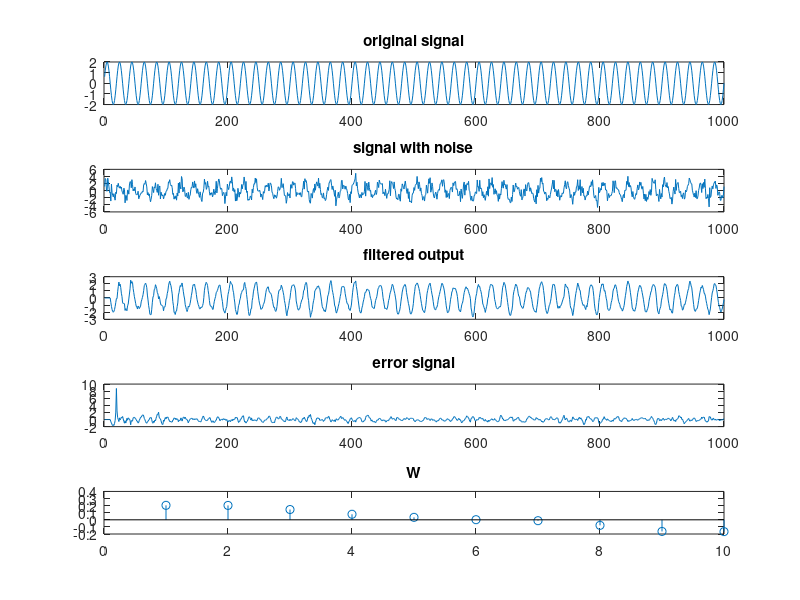

This figure's MATLAB source:
clc;
clear all;
close all;
t=0.001:0.001:1
d=2*sin(2*pi*50*t);%desired signal
v=randn(size(d));%noise signal
u=d+v;%input signal
M=10;
w=zeros(M,1);
de=0.001;
p=(1/de)*eye(M);
la=0.97;
y=zeros(length(u),1);
for i=M:length(u)
    k=((1/la)*p*u(i:-1:i-M+1)')/(1+((1/la)*u(i:-1:i-M+1)*p*u(i:-1:i-M+1)'));
    e(i)=d(i)-w'*u(i:-1:i-M+1)';
    w=w+k*e(i);
    p=(1/la)*p-(1/la)*k*u(i:-1:i-M+1)*p;
    y(i)=w'*u(i:-1:i-M+1)'; 
end
subplot(511);plot(d);title('original signal');
subplot(512);plot(u);title('signal with noise');
subplot(513);plot(y);title('filtered output');
subplot(514);plot(e);title('error signal');
subplot(515);stem(w);title('W');
